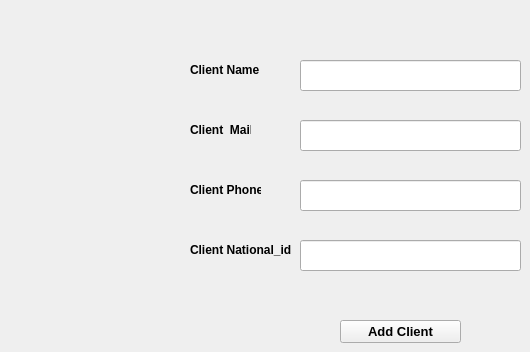
      <widget class="QWidget" name="tab_15">
       <attribute name="title">
        <string>Add New Client</string>
       </attribute>
       <widget class="QLabel" name="label_25">
        <property name="geometry">
         <rect>
          <x>190</x>
          <y>60</y>
          <width>81</width>
          <height>20</height>
         </rect>
        </property>
        <property name="font">
         <font>
          <family>MS Shell Dlg 2</family>
          <weight>75</weight>
          <bold>true</bold>
         </font>
        </property>
        <property name="text">
         <string>Client Name</string>
        </property>
       </widget>
       <widget class="QLabel" name="label_26">
        <property name="geometry">
         <rect>
          <x>190</x>
          <y>120</y>
          <width>61</width>
          <height>20</height>
         </rect>
        </property>
        <property name="font">
         <font>
          <family>MS Shell Dlg 2</family>
          <weight>75</weight>
          <bold>true</bold>
         </font>
        </property>
        <property name="text">
         <string>Client  Mail</string>
        </property>
       </widget>
       <widget class="QLabel" name="label_27">
        <property name="geometry">
         <rect>
          <x>190</x>
          <y>180</y>
          <width>71</width>
          <height>20</height>
         </rect>
        </property>
        <property name="font">
         <font>
          <family>MS Shell Dlg 2</family>
          <weight>75</weight>
          <bold>true</bold>
         </font>
        </property>
        <property name="text">
         <string>Client Phone</string>
        </property>
       </widget>
       <widget class="QLabel" name="label_28">
        <property name="geometry">
         <rect>
          <x>190</x>
          <y>240</y>
          <width>111</width>
          <height>20</height>
         </rect>
        </property>
        <property name="font">
         <font>
          <family>MS Shell Dlg 2</family>
          <weight>75</weight>
          <bold>true</bold>
         </font>
        </property>
        <property name="text">
         <string>Client National_id</string>
        </property>
       </widget>
       <widget class="QLineEdit" name="lineEdit_16">
        <property name="geometry">
         <rect>
          <x>300</x>
          <y>60</y>
          <width>221</width>
          <height>31</height>
         </rect>
        </property>
       </widget>
       <widget class="QLineEdit" name="lineEdit_17">
        <property name="geometry">
         <rect>
          <x>300</x>
          <y>120</y>
          <width>221</width>
          <height>31</height>
         </rect>
        </property>
       </widget>
       <widget class="QLineEdit" name="lineEdit_18">
        <property name="geometry">
         <rect>
          <x>300</x>
          <y>180</y>
          <width>221</width>
          <height>31</height>
         </rect>
        </property>
       </widget>
       <widget class="QLineEdit" name="lineEdit_19">
        <property name="geometry">
         <rect>
          <x>300</x>
          <y>240</y>
          <width>221</width>
          <height>31</height>
         </rect>
        </property>
       </widget>
       <widget class="QPushButton" name="pushButton_17">
        <property name="geometry">
         <rect>
          <x>340</x>
          <y>320</y>
          <width>121</width>
          <height>23</height>
         </rect>
        </property>
        <property name="font">
         <font>
          <family>MS Shell Dlg 2</family>
          <pointsize>10</pointsize>
          <weight>75</weight>
          <bold>true</bold>
         </font>
        </property>
        <property name="text">
         <string>Add Client</string>
        </property>
       </widget>
      </widget>
